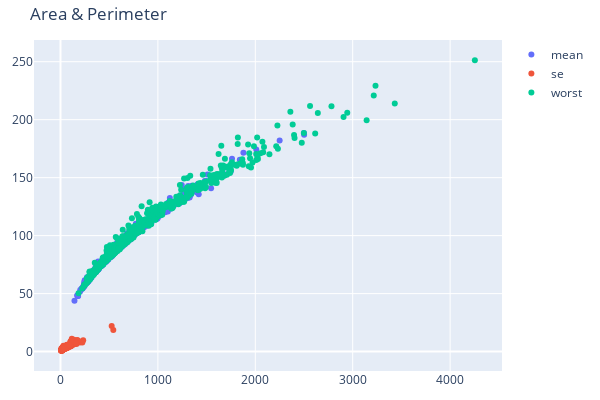

Here is the notebook cell this chart was saved with:
### Code cell
scatter_columns("area", "perimeter",df_data, "Area & Perimeter")

### Figure 1 — Plotly figure (JSON) as saved in the notebook; plotly's stock layout.template omitted (floating-point values rounded to 4 significant figures; data arrays with more than 128 entries replaced by an {"elided": "..."} marker saying what was removed)
{"data": [{"mode": "markers", "name": "mean", "type": "scatter", "x": {"elided": "569 float values"}, "y": {"elided": "569 float values"}}, {"mode": "markers", "name": "se", "type": "scatter", "x": {"elided": "569 float values"}, "y": {"elided": "569 float values"}}, {"mode": "markers", "name": "worst", "type": "scatter", "x": {"elided": "569 float values"}, "y": {"elided": "569 float values"}}], "layout": {"height": 400, "margin": {"b": 20, "l": 20, "r": 20, "t": 40}, "title": {"text": "Area & Perimeter"}, "width": 600}}
